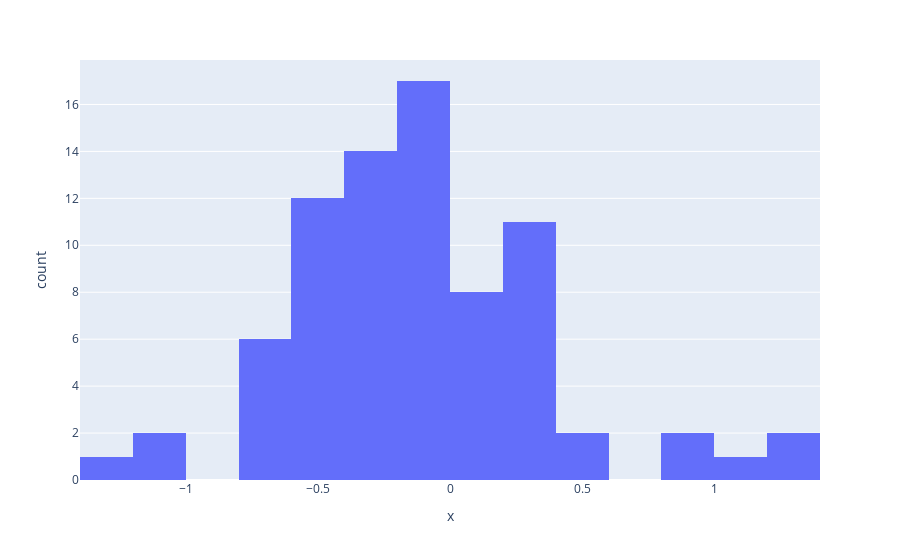

The notebook cell saved with this chart:
### Code cell
px.histogram(x = y_test-pred)

### Figure 1 — Plotly figure (JSON) as saved in the notebook; plotly's stock layout.template omitted (floating-point values rounded to 4 significant figures)
{"data": [{"alignmentgroup": "True", "bingroup": "x", "hovertemplate": "x=%{x}<br>count=%{y}<extra></extra>", "legendgroup": "", "marker": {"color": "#636efa"}, "name": "", "offsetgroup": "", "orientation": "v", "showlegend": false, "type": "histogram", "x": [-0.413, -0.2984, -0.1835, 1.206, 0.04016, -0.1399, 0.8244, -0.4303, 0.1019, 0.3658, -0.5753, -1.045, -0.3088, -0.0866, -0.06137, -0.4189, 0.1035, 0.2437, -0.2143, 0.1661, -0.7691, -0.5088, 0.398, -0.2566, -0.7828, 0.3932, -0.2971, 0.5853, -0.3936, -0.5795, -0.1854, 0.1981, -0.6748, -0.2139, -0.5989, -0.5039, 0.897, 0.1813, -0.02896, -0.3572, -0.2337, 1.069, -0.3062, -0.1819, 0.2811, -0.3851, 0.1098, 0.3527, -0.5266, 1.268, 0.1418, -0.615, -0.05116, -1.29, -0.1362, -0.3623, -0.2587, -0.5836, -0.5369, -0.005878, -0.06923, -0.3641, 0.3929, 0.3167, -0.169, 0.3334, -0.1037, -0.1954, -0.08113, -0.4493, -1.083, -0.1673, 0.4866, 0.3031, -0.7268, -0.02498, -0.7812, 0.2901], "xaxis": "x", "yaxis": "y"}], "layout": {"barmode": "relative", "legend": {"tracegroupgap": 0}, "margin": {"t": 60}, "xaxis": {"anchor": "y", "domain": [0, 1], "title": {"text": "x"}}, "yaxis": {"anchor": "x", "domain": [0, 1], "title": {"text": "count"}}}}
